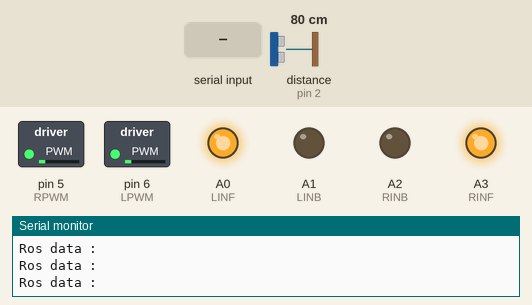
A sketch run on a simulated Arduino Uno, built with avr-gcc and run on an emulated ATmega328P. On the bench: switched loads named in the sketch (green lamp = pin HIGH), output pins drawn as LEDs (lit = HIGH), the last lines printed to the serial monitor. Wiring (inferred from the names in the program): ultrasonic range finder: trigger pin 3; echo pin 2. The inputs (shaded band) are chosen by the test bench; at power-on: distance to the obstacle (sensor on pin 2) 80 cm. The echo pulse lasts 58.3 µs per cm; pins used as bus, display or sensor lines are not drawn.

Above: at 6.2 s.
6.3 s: distance to the obstacle (sensor on pin 2) set to 10 cm
9.3 s: distance to the obstacle (sensor on pin 2) set to 7 cm
At 9.8 s:
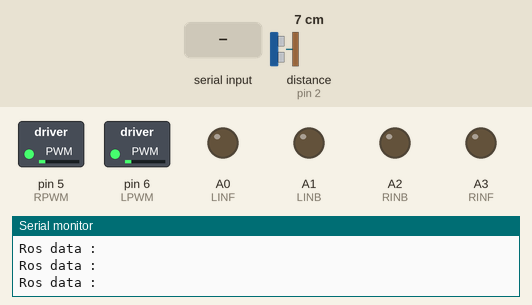
10.8 s: distance to the obstacle (sensor on pin 2) set to 29 cm
12.7 s: distance to the obstacle (sensor on pin 2) set to 35 cm
At 14.6 s:
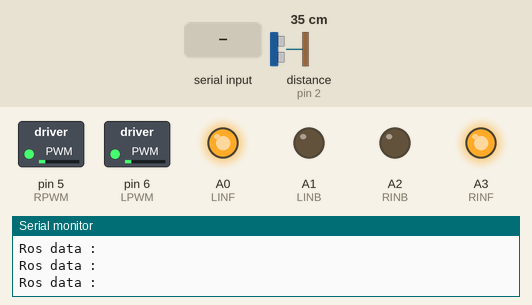
15.3 s: "2\n" received over the second serial link
At 16.1 s:
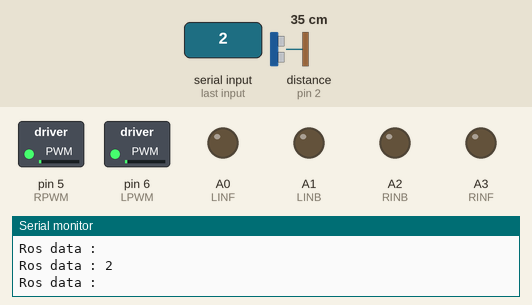
18.1 s: distance to the obstacle (sensor on pin 2) set to 11 cm
19.6 s: distance to the obstacle (sensor on pin 2) set to 8 cm
At 20.0 s:
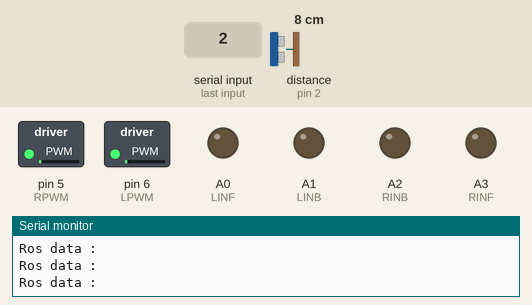
Timing chart, 0 to 22.1 s (numbered marks = the images above; inputs shaded):
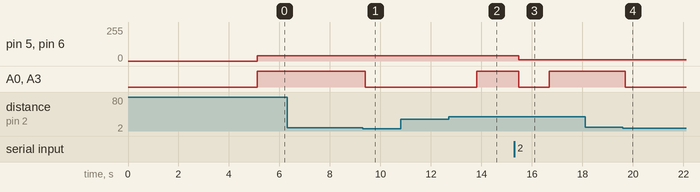

The sketch:

arcode.ino
```cpp
#include "AICar.h"

AICar car(40, 8, 30, 1, 2, 1);

void setup() {
  Serial.begin(9600);
  car.init();
}
String rosData = "000";

void loop() {

  rosData = car.subscriber();

  if (!car.getCarStatus()) {
    car.move(1);
    //收到000以外表示前方有車禍、檢查車禍是否在同車道
    if (rosData != "000" || byte(rosData[2]) == car.getLane().currentLane) {
      if (rosData[0] == '1') {
        car.stop(1);
      } else if (rosData[0] == '2') {
        car.stop(0);
      } else {
        byte laneSize = byte(rosData[1]);
        byte occLane = byte(rosData[2]);
        if (laneSize == 1) {
          car.stop(1);
        } else {
          byte offset = 30;
          if (occLane - 1 > 0) {
            car.switchLanes(1, offset);
          } else if (occLane + 1 < laneSize) {
            car.switchLanes(0, offset);
          }
        }
      }
    }

    int carCD = car.calDistance();
    //車禍檢測
    if (carCD <= car.getDistance().noSafeDistance) {
      String sendRosData = String(1) + String(car.getLane().laneSize) + String(car.getLane().currentLane);
      car.publisher(1);
      car.stop(1);
      car.setCarStatus(1);
      delay(1000);
    }else{
      car.publisher(10);
    }
  } else {
    car.stop(1);
    delay(1000);
    if (car.calDistance() > 30)
      car.setCarStatus(0);
  }
}
```

AICar.cpp
```cpp
#include "AICar.h"

AICar::AICar(byte speed, byte noSafeDistance, byte normalDistance,byte currentLane,byte laneSize,bool direction){
  this->speed = speed;
  this->distance.noSafeDistance = noSafeDistance;
  this->distance.normalDistance = normalDistance;
  this->lane.currentLane = currentLane;
  this->lane.laneSize = laneSize;
  this->lane.direction = direction;
  this->BTSerial = new SoftwareSerial(10, 11);
}

void AICar::setSpeed(byte speed) {
  this->speed = speed;
}

void AICar::setNoSafeDistance(byte noSafeDistance) {
  this->distance.noSafeDistance = noSafeDistance;
}

void AICar::setNormalDistance(byte normalDistance) {
  this->distance.normalDistance = normalDistance;
}

void AICar::setCurrentLane(byte currentLane){
  this->lane.currentLane = currentLane;
}

void AICar::setLaneSize(byte laneSize){
  this->lane.laneSize = laneSize;
}

void AICar::setLaneDirection(bool direction){
  this->lane.direction = direction;
}

void AICar::setCarStatus(bool stop){
  this->isCarStop = stop;
}

byte AICar::getSpeed() {
  return this->speed;
}

Distance AICar::getDistance() {
  return this->distance;
}

Lane AICar::getLane(){
  return this->lane;
}

bool AICar::getCarStatus(){
  return this->isCarStop;
}

void AICar::init() {
  /*motor pin status set*/
  pinMode(LPWM, OUTPUT);
  pinMode(LINF, OUTPUT);
  pinMode(LINB, OUTPUT);
  pinMode(RPWM, OUTPUT);
  pinMode(RINF, OUTPUT);
  pinMode(RINB, OUTPUT);

  /*Sensors pin et*/
  pinMode(ECHO, INPUT);
  pinMode(TRIG, OUTPUT);

  Serial.print("speed = ");
  Serial.print(speed);
  Serial.print(", not safe distance = ");
  Serial.print(distance.noSafeDistance);
  Serial.print(", normal distance = ");
  Serial.print(distance.normalDistance);
  Serial.println("Start in five seconds");

   BTSerial->begin(38400);

  isCarStop = false;
  int cnt = 5;
  for (int i = cnt; i > 0; i--) {
    Serial.print(i);
    Serial.println("...");
    delay(1000);
  }
  Serial.println("Start");
}

//移動
void AICar::move(bool isFront) {
  digitalWrite(LINF, isFront);
  digitalWrite(LINB, !isFront);
  digitalWrite(RINF, isFront);
  digitalWrite(RINB, !isFront);

  analogWrite(LPWM, speed);
  analogWrite(RPWM, speed);
}

//停止移動，會判斷是不是要急煞，是的話急煞，不是就緩慢減速
void AICar::stop(bool isUrgent) {
  if (isUrgent) {
    digitalWrite(LINF, LOW);
    digitalWrite(LINB, LOW);
    digitalWrite(RINF, LOW);
    digitalWrite(RINB, LOW);
  } else {
    for (int i = speed; i > 0; i -= 10) {
      setSpeed(i);
      move(true);
    }
    digitalWrite(LINF, LOW);
    digitalWrite(LINB, LOW);
    digitalWrite(RINF, LOW);
    digitalWrite(RINB, LOW);
  }
  isCarStop = true;
}

//變換車道
void AICar::switchLanes(bool isLeft, byte offset) {
  if (isLeft) {
    analogWrite(RPWM, speed + offset);
    delay(10);
    move(true);
    delay(30);
    analogWrite(LPWM, speed + offset);
  } else {
    analogWrite(LPWM, speed + offset);
    delay(10);
    move(true);
    delay(30);
    analogWrite(RPWM, speed + offset);
  }
}

//上傳讀取到的資訊(第一位數:車輛距離，第二位數:車道數量，第三位數:當前車道(車禍車道))
void AICar::publisher(byte carDistance) {
  String message = String(carDistance) + String(lane.laneSize) + String(lane.currentLane);
  //Serial.print("Arduino Data = ");
  //Serial.println(message);
  if (carDistance == 10)
    BTSerial->println("000");
  else
    BTSerial->println(message);
}

//讀取資料
String AICar::subscriber() {
  String data;
  while (BTSerial->available()) {
    char c = BTSerial->read();
    if (c == '\n') {
      break;
    }
    data += c;
  }
  delay(100);  // 添加延遲
  Serial.print("Ros data : ");
  Serial.println(data);
  return data;
}


byte AICar::calDistance() {
  digitalWrite(TRIG, LOW);
  delayMicroseconds(2);
  digitalWrite(TRIG, HIGH);
  delayMicroseconds(10);
  digitalWrite(TRIG, LOW);
  float udistance = pulseIn(ECHO, HIGH) / 58;

  return (byte)udistance;
}
```

AICar.h
```cpp
#ifndef AICAR_H
#define AICAR_H

/*Motor pin set*/
#define LPWM 6   //Left motor speed
#define LINF A0  //Left motor forward
#define LINB A1  //Left motor backward
#define RPWM 5   //Rigth motor speed
#define RINF A3  //Right motor forward
#define RINB A2  //Rigth motor backward

/*Sensors pin set*/
#define NUM_SENSORS 5
#define ECHO 2
#define TRIG 3

#include <Arduino.h>
#include <SoftwareSerial.h>

struct Distance {
    byte noSafeDistance;
    byte normalDistance;
};

struct Lane {
    byte currentLane;
    byte laneSize;
    bool direction;
  };

class AICar {
private:
  byte speed;
  Distance distance;
  Lane lane;
  bool isCarStop;
public:
  SoftwareSerial* BTSerial;
  AICar(byte speed, byte noSafeDistance, byte normalDistance, byte currentlane, byte laneSize, bool direction);
  void setSpeed(byte speed);
  void setNoSafeDistance(byte noSafeDistance);
  void setNormalDistance(byte normalDistance);
  void setCurrentLane(byte currentLane);
  void setLaneSize(byte laneSize);
  void setLaneDirection(bool direction);
  void setCarStatus(bool stop);
  byte getSpeed();
  Distance getDistance();
  Lane getLane();
  bool getCarStatus();
  void init();
  void move(bool isFront);
  void stop(bool isUrgent);
  void switchLanes(bool isLeft, byte offset);
  void publisher(byte carDistance);
  String subscriber();
  byte calDistance();
};

#endif
```

Measured:
- the behaviour switches between 9 and 8 cm on distance to the obstacle (sensor on pin 2) (found by bisection; images 0 and 1)
- the behaviour switches between 31 and 32 cm on distance to the obstacle (sensor on pin 2) (found by bisection; images 1 and 2)
- after the input at 9.3 s, A0 (LINF), A3 (RINF): HIGH → LOW after 0.10 s
- after the input at 12.7 s, A0 (LINF), A3 (RINF): LOW → HIGH after 1.1 s
- after the input at 15.3 s, pin 5 (RPWM), pin 6 (LPWM): 40/255 → 10/255 after 0.18 s; A0 (LINF), A3 (RINF): HIGH → LOW after 0.18 s, → HIGH 1.2 s later
- after the input at 19.6 s, A0 (LINF), A3 (RINF): HIGH → LOW after 0.10 s
